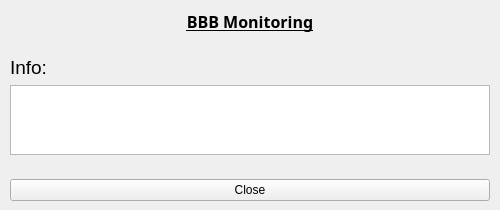
<?xml version="1.0" encoding="UTF-8"?>
<ui version="4.0">
 <class>Form</class>
 <widget class="QWidget" name="Form">
  <property name="geometry">
   <rect>
    <x>0</x>
    <y>0</y>
    <width>500</width>
    <height>210</height>
   </rect>
  </property>
  <property name="minimumSize">
   <size>
    <width>500</width>
    <height>210</height>
   </size>
  </property>
  <property name="windowTitle">
   <string>CONS - Information about BBB</string>
  </property>
  <widget class="QWidget" name="formLayoutWidget">
   <property name="geometry">
    <rect>
     <x>10</x>
     <y>10</y>
     <width>480</width>
     <height>191</height>
    </rect>
   </property>
   <layout class="QFormLayout" name="formLayout">
    <property name="sizeConstraint">
     <enum>QLayout::SetNoConstraint</enum>
    </property>
    <property name="fieldGrowthPolicy">
     <enum>QFormLayout::FieldsStayAtSizeHint</enum>
    </property>
    <property name="rowWrapPolicy">
     <enum>QFormLayout::WrapAllRows</enum>
    </property>
    <item row="0" column="0" colspan="2">
     <widget class="QLabel" name="title">
      <property name="font">
       <font>
        <family>Sans Serif</family>
        <pointsize>12</pointsize>
        <weight>75</weight>
        <bold>true</bold>
        <underline>true</underline>
       </font>
      </property>
      <property name="text">
       <string>BBB Monitoring</string>
      </property>
      <property name="textFormat">
       <enum>Qt::RichText</enum>
      </property>
      <property name="alignment">
       <set>Qt::AlignCenter</set>
      </property>
     </widget>
    </item>
    <item row="2" column="0">
     <widget class="QLabel" name="label_6">
      <property name="font">
       <font>
        <pointsize>14</pointsize>
       </font>
      </property>
      <property name="text">
       <string>Info:</string>
      </property>
     </widget>
    </item>
    <item row="3" column="0" colspan="2">
     <widget class="QTextBrowser" name="textInfo">
      <property name="sizeAdjustPolicy">
       <enum>QAbstractScrollArea::AdjustToContents</enum>
      </property>
     </widget>
    </item>
    <item row="4" column="0">
     <spacer name="verticalSpacer">
      <property name="orientation">
       <enum>Qt::Vertical</enum>
      </property>
      <property name="sizeHint" stdset="0">
       <size>
        <width>20</width>
        <height>40</height>
       </size>
      </property>
     </spacer>
    </item>
    <item row="5" column="0" colspan="2">
     <widget class="QPushButton" name="closeButton">
      <property name="text">
       <string>Close</string>
      </property>
     </widget>
    </item>
    <item row="1" column="0">
     <spacer name="verticalSpacer_2">
      <property name="orientation">
       <enum>Qt::Vertical</enum>
      </property>
      <property name="sizeHint" stdset="0">
       <size>
        <width>20</width>
        <height>40</height>
       </size>
      </property>
     </spacer>
    </item>
   </layout>
  </widget>
 </widget>
 <resources/>
 <connections/>
</ui>
